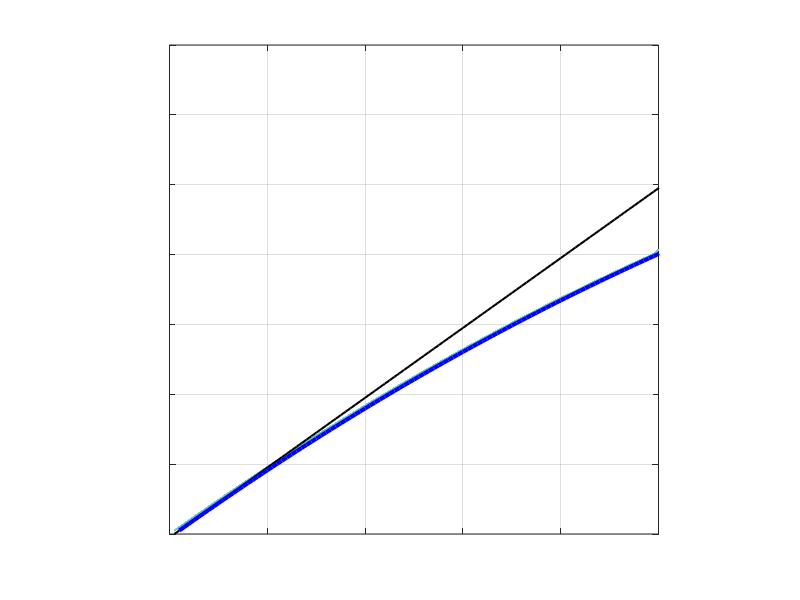

The MATLAB script that drew this image:
%This work is licensed under the Creative Commons Attribution 4.0
%International License. To view a copy of this license, visit
%http://creativecommons.org/licenses/by/4.0/ or send a letter to Creative
%Commons, PO Box 1866, Mountain View, CA 94042, USA.


function [std_dz] = Delta_Z_vs_CM_Spaghetti_Plot(radius,theta)
    close all; 
    rng default
    monte_carlos = 100;
    meanz(101, monte_carlos) = 0;
    dz(101, monte_carlos) = 0;
    for k = 1:monte_carlos % Runs 100 Monte Carlo Simulations
        % Checks for any inputs from user
        if nargin < 2
            radius = 50;
            theta = 70; % 61.38860895 < theta < 90
        end
        instances = 200;
        tagged = 200; % Indicate the number of instances are tagged

        % Creating a Evenly Distributed Uniformed Vesicle
        gr = (sqrt(5)+1)/2; %Golden Ratio
        ga = 2*pi*(1-1/gr); %Golden Angle
        r = randperm(instances, tagged); %Particle index
        lat = acos(1-2*r/(instances-1)); %Latitude
        lon = r*ga; %Longitude

        for j = 0:100 % For Each Percentage of the Formed Vesicle
            elevation = j-100; % The Chord of the Fluorophores

            % Convert from spherical to Cartesian coordinates
            x = real(sin(lat).*cos(lon).*radius + radius); %#ok<NASGU>
            y = real(sin(lat).*sin(lon).*radius + radius);  %#ok<NASGU>
            z = real(cos(lat).*radius + radius + elevation);


            % Refractive index of the air, the prism/glass, and the cell
            z0 = 0;
            n0 = 1.000; %#ok<NASGU>
            n1 = 1.515;
            n2 = 1.330;

            % First and Second Wavelengths in nanometers
            wavelength1 = 488;
            wavelength2 = 647;

            % Initial Intensity
            I_naught = 100;

            % Calculating the d-variables
            d_488 = wavelength1/4/pi/sqrt((n1*sind(theta))^2-n2^2);
            d_647 = wavelength2/4/pi/sqrt((n1*sind(theta))^2-n2^2);

            % Calculating the gamma(in degrees)
            gamma = (1/d_488)-(1/d_647);

            % First and Second Intensity at Refernce Point (Z0)
            intensity_488_z0 = I_naught/exp(z0/d_488);
            intensity_647_z0 = I_naught/exp(z0/d_647);
            reference = intensity_647_z0/intensity_488_z0;

            % Calculating the Total Intensities
            total_intensity_488 = 0;
            total_intensity_647 = 0;
            [~, n] = size(z);

            for i = 1:n % Call for the index of the column value
                if z(1, i) > 0
                    % First and Second Intensity at Z2
                    intensity_488_z(i) = real(I_naught/exp(z(1, i)/d_488)); %#ok<AGROW>
                    intensity_647_z(i) = real(I_naught/exp(z(1, i)/d_647)); %#ok<AGROW>

                    % Sum of intensities value (Clean)
                    total_intensity_488 = total_intensity_488 + intensity_488_z(i);
                    total_intensity_647 = total_intensity_647 + intensity_647_z(i);
                end
            end

            %Calculating the Center of Mass
            meanz(j+1, k) = radius + (0.5*elevation);

            % Get dz value
            ratio = total_intensity_647/total_intensity_488;
            dz(j+1, k) = log(ratio/reference)/gamma;
        end
    end
     
    mean_dz = mean(dz, 2, 'omitnan');
    std_dz = std(dz, 0, 2, 'omitnan');
    std_dz(isnan(std_dz))=0;
    
    mean_CM = mean(meanz,2);
    
    hold on;
    grid on;
    %xlabel('Percentage of Vesicle Formed (%)');
    %ylabel('[nm]');
    %axis equal;
    %title(sprintf('Delta z vs. Center of Mass with 100 Percent Tagged'));

    dd_index = 1;
    color = [1 0.4 1; 0.2 1 0.6; 1 0.8 0.4; 0.2 0.8 1];
    for a = 1:monte_carlos
        
        plot((0:1:100), dz(1:end, a), '-', 'color', color(dd_index, 1:end),'LineWidth', 0.75);
        dd_index = dd_index + 1;
        if dd_index == 5
            dd_index = 1;
        end
    end
    hold on;
    plot(mean_CM, 'k-', 'LineWidth', 1.5);
    plot(mean_dz, 'b-', 'LineWidth', 3);
    
    fake_names = cell(1,monte_carlos);
    for ii = 1:monte_carlos
        fake_names{1,ii} = '';
    end
%      important_names = {'Center of Mass', 'Mean of Delta z'};
%     both_together = [fake_names, important_names];
%     legend(both_together, 'Location', 'northwest');
    box on
    axis([0 100 0 70]);
    axis square;
    set(gca,'XTickLabel',[]);
    set(gca,'YTickLabel',[]);

    
    
end